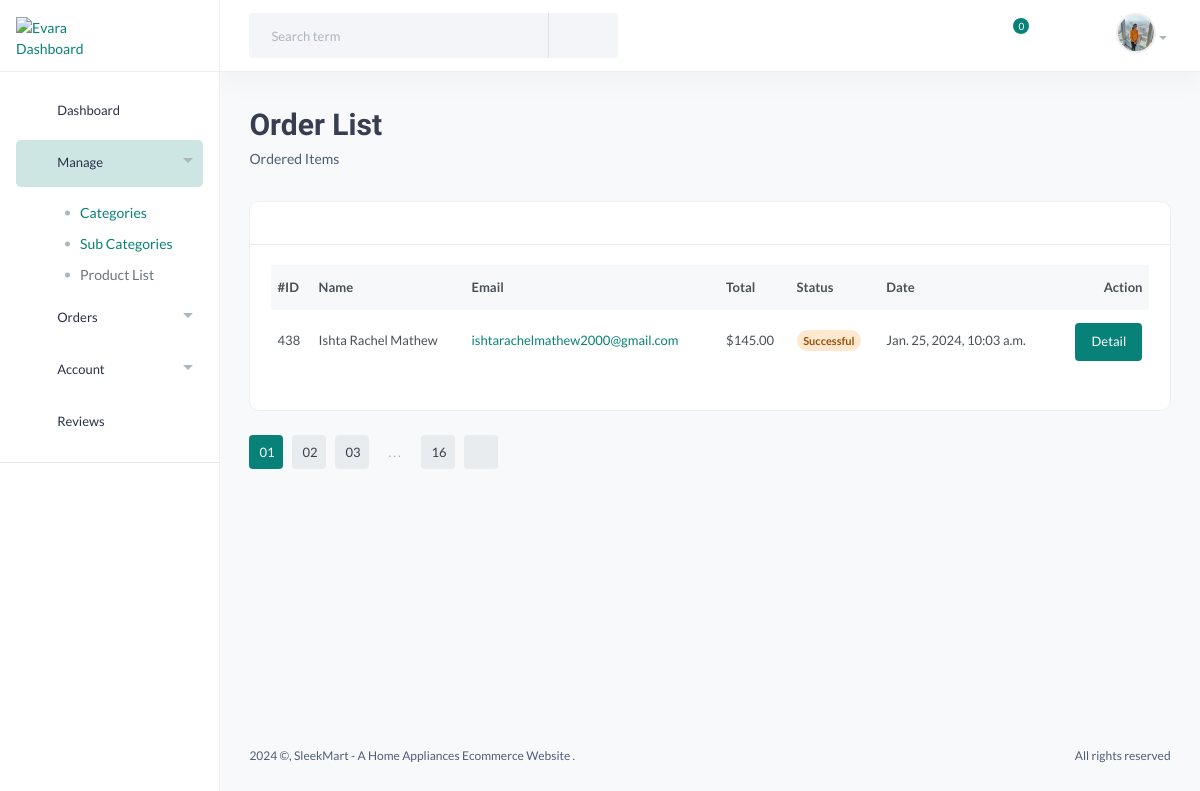
/seller_orders (signed in), run on an earlier commit of the app's database.
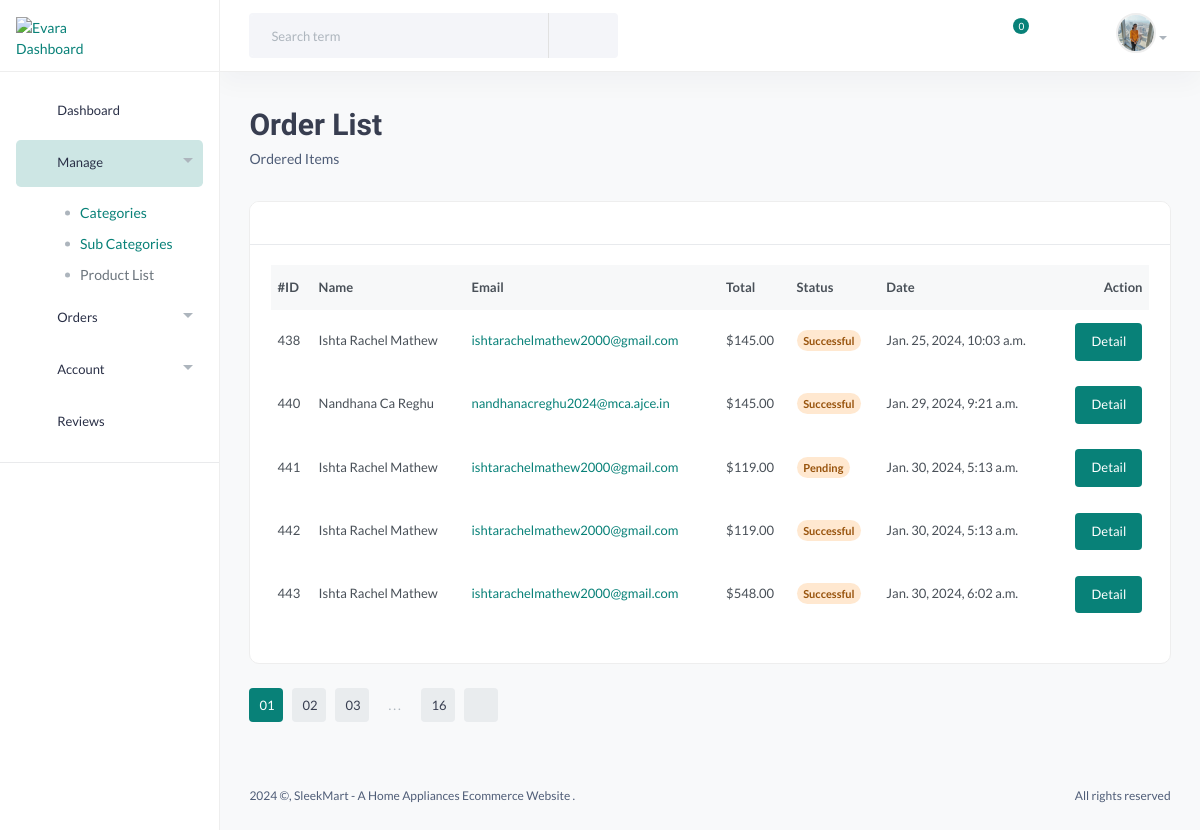
And on a later commit of the database.
### dashboard/models.py (models this page shows, shortened)
class Order(models.Model):
    class PaymentStatusChoices(models.TextChoices):
        PENDING = 'pending', 'Pending'
        SUCCESSFUL = 'successful', 'Successful'
        FAILED = 'failed', 'Failed'
    class DeliveryStatusChoices(models.TextChoices):
        PENDING = 'pending', 'Pending'
        IN_TRANSIT = 'in_transit', 'In Transit'
        DELIVERED = 'delivered', 'Delivered'
    delivery_status = models.CharField(
        max_length=20,
        choices=DeliveryStatusChoices.choices,
        default=DeliveryStatusChoices.PENDING,
    )
    user = models.ForeignKey(CustomUser, on_delete=models.CASCADE, default=1)
    products = models.ManyToManyField(Product)
    total_price = models.DecimalField(max_digits=10, decimal_places=2, default=1)
    order_date = models.DateTimeField(auto_now_add=True)
    razorpay_order_id = models.CharField(max_length=255, default=1)
    qr_code = models.ImageField(upload_to='qr_codes/', blank=True, null=True)
    payment_status = models.CharField(max_length=20, choices=PaymentStatusChoices.choices, default=PaymentStatusChoices.PENDING)

class CustomUser(AbstractBaseUser, PermissionsMixin):
    USER_ROLES = (
        ('customer', 'Customer'),
        ('seller', 'Seller'),
        ('admin', 'Admin'),
        ('delivery_agent', 'Delivery Agent'),
    )
    email = models.EmailField(unique=True)
    name = models.CharField(max_length=100,null=True, blank=True)
    mobile = models.CharField(max_length=15, blank=True, null=True)
    profile_pic = models.ImageField(upload_to='profile_pics/', blank=True, null=True)
    address = models.TextField(blank=True, null=True)
    is_active = models.BooleanField(default=True)
    is_staff = models.BooleanField(default=False)
    date_joined = models.DateTimeField(default=timezone.now)
    role = models.CharField(max_length=15, choices=USER_ROLES, blank=True, null=True,default='customer')
    objects = CustomUserManager()
    USERNAME_FIELD = 'email'
    REQUIRED_FIELDS = ['name']

### dashboard/views.py (the view)
# urls.py: path('seller_orders', views.seller_orders, name='seller_orders'),
@login_required
def seller_orders(request):
    seller = Seller.objects.get(user=request.user)
    seller_orders = Order.objects.filter(orderitem__seller=seller).distinct()
    context = {
        'seller_orders': seller_orders,
    }
    return render(request, 'Seller/orderview.html', context)

### templates/Seller/orderview.html (shortened to what the changed rows need)
{% load static %}
<!DOCTYPE HTML>
<html lang="en">
<head>
    <link href="{% static 'assets/css/main.css' %}" rel="stylesheet" type="text/css" />
</head>
<body>
    <main class="main-wrap">
        <section class="content-main">
            <div class="content-header">
                <div>
                    <h2 class="content-title card-title">Order List </h2>
                </div>
            </div>
            <div class="card mb-4">
                <div class="card-body">
                    <div class="table-responsive">
                        <table class="table table-hover">
                            <thead>
                                <tr>
                                    <th>#ID</th>
                                    <th scope="col">Name</th>
                                    <th scope="col">Email</th>
                                    <th scope="col">Total</th>
                                    <th scope="col">Status</th>
                                    <th scope="col">Date</th>
                                    <th scope="col" class="text-end"> Action </th>
                                </tr>
                            </thead>
                            <tbody>
                                {% for order in seller_orders %}
            <tr>
                <td>{{ order.id }}</td>
                <td><b>{{ order.user.name }}</b></td>
                <td><a href="mailto:{{ order.user.email }}">{{ order.user.email }}</a></td>
                <td>${{ order.total_price }}</td>
                <td><span class="badge rounded-pill alert-warning">{{ order.get_payment_status_display }}</span></td>
                <td>{{ order.order_date }}</td>
                <td class="text-end">
                    <a href="{% url 'order_itemdetails' order.id %}" class="btn btn-md rounded font-sm">Detail</a>
                </td>
            </tr>
            {% endfor %}
                            </tbody>
                        </table>
                    </div>
                </div>
            </div>
        </section>
    </main>
</body>
</html>

What changed in the data, as far as the page shows it:
added Order: id "440", user.name "Nandhana Ca Reghu", user.email "nandhanacreghu2024@mca.ajce.in", total_price "145.00", payment_status "Successful", order_date "Jan. 29, 2024, 9:21 a.m."
added Order: id "441", user.name "Ishta Rachel Mathew", user.email "ishtarachelmathew2000@gmail.com", total_price "119.00", payment_status "Pending", order_date "Jan. 30, 2024, 5:13 a.m."
added Order: id "442", user.name "Ishta Rachel Mathew", user.email "ishtarachelmathew2000@gmail.com", total_price "119.00", payment_status "Successful", order_date "Jan. 30, 2024, 5:13 a.m."
added Order: id "443", user.name "Ishta Rachel Mathew", user.email "ishtarachelmathew2000@gmail.com", total_price "548.00", payment_status "Successful", order_date "Jan. 30, 2024, 6:02 a.m."
